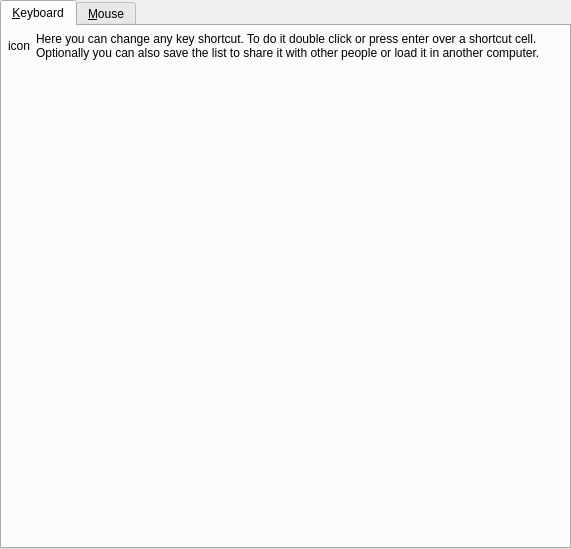
<ui version="4.0" >
 <class>PrefInput</class>
 <widget class="QWidget" name="PrefInput" >
  <property name="geometry" >
   <rect>
    <x>0</x>
    <y>0</y>
    <width>571</width>
    <height>549</height>
   </rect>
  </property>
  <layout class="QVBoxLayout" >
   <property name="margin" >
    <number>0</number>
   </property>
   <property name="spacing" >
    <number>6</number>
   </property>
   <item>
    <widget class="QTabWidget" name="input_tab" >
     <property name="currentIndex" >
      <number>0</number>
     </property>
     <widget class="QWidget" name="tab" >
      <attribute name="title" >
       <string>&amp;Keyboard</string>
      </attribute>
      <layout class="QVBoxLayout" >
       <property name="margin" >
        <number>6</number>
       </property>
       <property name="spacing" >
        <number>6</number>
       </property>
       <item>
        <layout class="QHBoxLayout" >
         <property name="margin" >
          <number>0</number>
         </property>
         <property name="spacing" >
          <number>6</number>
         </property>
         <item>
          <widget class="QLabel" name="keyboard_icon" >
           <property name="text" >
            <string>icon</string>
           </property>
           <property name="wordWrap" >
            <bool>false</bool>
           </property>
          </widget>
         </item>
         <item>
          <widget class="QLabel" name="actioneditor_desc" >
           <property name="sizePolicy" >
            <sizepolicy>
             <hsizetype>7</hsizetype>
             <vsizetype>5</vsizetype>
             <horstretch>0</horstretch>
             <verstretch>0</verstretch>
            </sizepolicy>
           </property>
           <property name="text" >
            <string>Here you can change any key shortcut. To do it double click or press enter over a shortcut cell. Optionally you can also save the list to share it with other people or load it in another computer.</string>
           </property>
           <property name="alignment" >
            <set>Qt::AlignVCenter</set>
           </property>
           <property name="wordWrap" >
            <bool>true</bool>
           </property>
          </widget>
         </item>
        </layout>
       </item>
       <item>
        <widget class="ActionsEditor" native="1" name="actions_editor" >
         <property name="sizePolicy" >
          <sizepolicy>
           <hsizetype>7</hsizetype>
           <vsizetype>7</vsizetype>
           <horstretch>0</horstretch>
           <verstretch>0</verstretch>
          </sizepolicy>
         </property>
        </widget>
       </item>
      </layout>
     </widget>
     <widget class="QWidget" name="tab_2" >
      <attribute name="title" >
       <string>&amp;Mouse</string>
      </attribute>
      <layout class="QGridLayout" >
       <property name="margin" >
        <number>9</number>
       </property>
       <property name="spacing" >
        <number>6</number>
       </property>
       <item row="0" column="1" colspan="3" >
        <widget class="QLabel" name="textLabel1_16" >
         <property name="text" >
          <string>Button functions:</string>
         </property>
         <property name="wordWrap" >
          <bool>false</bool>
         </property>
        </widget>
       </item>
       <item row="2" column="3" >
        <spacer>
         <property name="orientation" >
          <enum>Qt::Horizontal</enum>
         </property>
         <property name="sizeType" >
          <enum>QSizePolicy::Expanding</enum>
         </property>
         <property name="sizeHint" >
          <size>
           <width>161</width>
           <height>20</height>
          </size>
         </property>
        </spacer>
       </item>
       <item row="2" column="2" >
        <widget class="MyComboBox" name="double_click_combo" >
         <property name="sizePolicy" >
          <sizepolicy>
           <hsizetype>7</hsizetype>
           <vsizetype>0</vsizetype>
           <horstretch>0</horstretch>
           <verstretch>0</verstretch>
          </sizepolicy>
         </property>
        </widget>
       </item>
       <item row="2" column="1" >
        <widget class="QLabel" name="textLabel3_4" >
         <property name="text" >
          <string>&amp;Double click</string>
         </property>
         <property name="wordWrap" >
          <bool>false</bool>
         </property>
         <property name="buddy" >
          <cstring>double_click_combo</cstring>
         </property>
        </widget>
       </item>
       <item row="1" column="3" >
        <spacer>
         <property name="orientation" >
          <enum>Qt::Horizontal</enum>
         </property>
         <property name="sizeType" >
          <enum>QSizePolicy::Expanding</enum>
         </property>
         <property name="sizeHint" >
          <size>
           <width>161</width>
           <height>20</height>
          </size>
         </property>
        </spacer>
       </item>
       <item row="4" column="2" >
        <widget class="QComboBox" name="middle_click_combo" />
       </item>
       <item row="4" column="3" >
        <spacer>
         <property name="orientation" >
          <enum>Qt::Horizontal</enum>
         </property>
         <property name="sizeHint" >
          <size>
           <width>161</width>
           <height>20</height>
          </size>
         </property>
        </spacer>
       </item>
       <item row="4" column="1" >
        <widget class="QLabel" name="label" >
         <property name="text" >
          <string>M&amp;iddle click</string>
         </property>
         <property name="buddy" >
          <cstring>middle_click_combo</cstring>
         </property>
        </widget>
       </item>
       <item row="5" column="2" >
        <widget class="QComboBox" name="xbutton1_click_combo" />
       </item>
       <item row="5" column="3" >
        <spacer>
         <property name="orientation" >
          <enum>Qt::Horizontal</enum>
         </property>
         <property name="sizeHint" >
          <size>
           <width>161</width>
           <height>20</height>
          </size>
         </property>
        </spacer>
       </item>
       <item row="5" column="1" >
        <widget class="QLabel" name="label_2" >
         <property name="text" >
          <string>X Button &amp;1</string>
         </property>
         <property name="buddy" >
          <cstring>xbutton1_click_combo</cstring>
         </property>
        </widget>
       </item>
       <item row="6" column="3" >
        <spacer>
         <property name="orientation" >
          <enum>Qt::Horizontal</enum>
         </property>
         <property name="sizeHint" >
          <size>
           <width>161</width>
           <height>20</height>
          </size>
         </property>
        </spacer>
       </item>
       <item row="6" column="2" >
        <widget class="QComboBox" name="xbutton2_click_combo" />
       </item>
       <item row="6" column="1" >
        <widget class="QLabel" name="label_3" >
         <property name="text" >
          <string>X Button &amp;2</string>
         </property>
         <property name="buddy" >
          <cstring>xbutton2_click_combo</cstring>
         </property>
        </widget>
       </item>
       <item row="7" column="1" colspan="3" >
        <widget class="Line" name="line7" >
         <property name="sizePolicy" >
          <sizepolicy>
           <hsizetype>7</hsizetype>
           <vsizetype>0</vsizetype>
           <horstretch>0</horstretch>
           <verstretch>0</verstretch>
          </sizepolicy>
         </property>
         <property name="frameShape" >
          <enum>QFrame::HLine</enum>
         </property>
         <property name="frameShadow" >
          <enum>QFrame::Sunken</enum>
         </property>
         <property name="orientation" >
          <enum>Qt::Horizontal</enum>
         </property>
        </widget>
       </item>
       <item row="9" column="2" >
        <spacer>
         <property name="orientation" >
          <enum>Qt::Vertical</enum>
         </property>
         <property name="sizeType" >
          <enum>QSizePolicy::Expanding</enum>
         </property>
         <property name="sizeHint" >
          <size>
           <width>20</width>
           <height>20</height>
          </size>
         </property>
        </spacer>
       </item>
       <item row="1" column="1" >
        <widget class="QLabel" name="textLabel2_6" >
         <property name="text" >
          <string>&amp;Left click</string>
         </property>
         <property name="wordWrap" >
          <bool>false</bool>
         </property>
         <property name="buddy" >
          <cstring>left_click_combo</cstring>
         </property>
        </widget>
       </item>
       <item rowspan="10" row="0" column="0" >
        <layout class="QVBoxLayout" >
         <property name="margin" >
          <number>0</number>
         </property>
         <property name="spacing" >
          <number>6</number>
         </property>
         <item>
          <widget class="QLabel" name="mouse_icon" >
           <property name="text" >
            <string>icon</string>
           </property>
           <property name="wordWrap" >
            <bool>false</bool>
           </property>
          </widget>
         </item>
         <item>
          <spacer>
           <property name="orientation" >
            <enum>Qt::Vertical</enum>
           </property>
           <property name="sizeType" >
            <enum>QSizePolicy::Expanding</enum>
           </property>
           <property name="sizeHint" >
            <size>
             <width>20</width>
             <height>20</height>
            </size>
           </property>
          </spacer>
         </item>
        </layout>
       </item>
       <item row="8" column="1" colspan="3" >
        <layout class="QGridLayout" >
         <property name="margin" >
          <number>0</number>
         </property>
         <property name="spacing" >
          <number>6</number>
         </property>
         <item row="0" column="0" colspan="2" >
          <widget class="QLabel" name="textLabel2_8" >
           <property name="text" >
            <string>&amp;Wheel function:</string>
           </property>
           <property name="wordWrap" >
            <bool>false</bool>
           </property>
           <property name="buddy" >
            <cstring>wheel_function_combo</cstring>
           </property>
          </widget>
         </item>
         <item row="1" column="0" >
          <widget class="QComboBox" name="wheel_function_combo" >
           <property name="sizePolicy" >
            <sizepolicy>
             <hsizetype>7</hsizetype>
             <vsizetype>0</vsizetype>
             <horstretch>0</horstretch>
             <verstretch>0</verstretch>
            </sizepolicy>
           </property>
          </widget>
         </item>
         <item row="1" column="1" >
          <spacer>
           <property name="orientation" >
            <enum>Qt::Horizontal</enum>
           </property>
           <property name="sizeType" >
            <enum>QSizePolicy::Expanding</enum>
           </property>
           <property name="sizeHint" >
            <size>
             <width>121</width>
             <height>31</height>
            </size>
           </property>
          </spacer>
         </item>
        </layout>
       </item>
       <item row="1" column="2" >
        <widget class="MyComboBox" name="left_click_combo" >
         <property name="sizePolicy" >
          <sizepolicy>
           <hsizetype>7</hsizetype>
           <vsizetype>0</vsizetype>
           <horstretch>0</horstretch>
           <verstretch>0</verstretch>
          </sizepolicy>
         </property>
        </widget>
       </item>
       <item row="3" column="1" >
        <widget class="QLabel" name="textLabel3_5" >
         <property name="text" >
          <string>&amp;Right click</string>
         </property>
         <property name="wordWrap" >
          <bool>false</bool>
         </property>
         <property name="buddy" >
          <cstring>right_click_combo</cstring>
         </property>
        </widget>
       </item>
       <item row="3" column="3" >
        <spacer>
         <property name="orientation" >
          <enum>Qt::Horizontal</enum>
         </property>
         <property name="sizeType" >
          <enum>QSizePolicy::Expanding</enum>
         </property>
         <property name="sizeHint" >
          <size>
           <width>161</width>
           <height>20</height>
          </size>
         </property>
        </spacer>
       </item>
       <item row="3" column="2" >
        <widget class="MyComboBox" name="right_click_combo" >
         <property name="sizePolicy" >
          <sizepolicy>
           <hsizetype>7</hsizetype>
           <vsizetype>0</vsizetype>
           <horstretch>0</horstretch>
           <verstretch>0</verstretch>
          </sizepolicy>
         </property>
        </widget>
       </item>
      </layout>
     </widget>
    </widget>
   </item>
  </layout>
 </widget>
 <customwidgets>
  <customwidget>
   <class>MyComboBox</class>
   <extends>QComboBox</extends>
   <header>mycombobox.h</header>
  </customwidget>
  <customwidget>
   <class>ActionsEditor</class>
   <extends>QWidget</extends>
   <header>actionseditor.h</header>
  </customwidget>
 </customwidgets>
 <tabstops>
  <tabstop>input_tab</tabstop>
  <tabstop>left_click_combo</tabstop>
  <tabstop>double_click_combo</tabstop>
  <tabstop>right_click_combo</tabstop>
  <tabstop>middle_click_combo</tabstop>
  <tabstop>xbutton1_click_combo</tabstop>
  <tabstop>xbutton2_click_combo</tabstop>
  <tabstop>wheel_function_combo</tabstop>
 </tabstops>
 <resources/>
 <connections/>
</ui>
